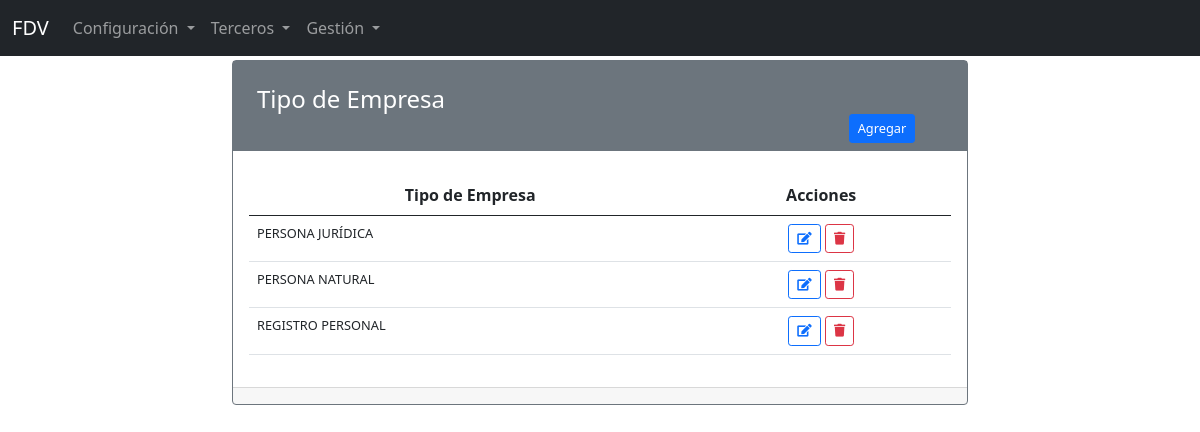
Page /base/tipo_empresa on the committed database.
### apps/base/models.py (models this page shows, shortened)
class TipoEmpresa(models.Model):
    id = models.BigAutoField(primary_key=True)
    nombre = models.CharField(verbose_name="Tipo de empresa", max_length=50, null=False, blank=False)
    descripcion = models.TextField(verbose_name="Descripción")
    created_at = models.DateTimeField(auto_now=True)
    updated_at = models.DateTimeField(auto_now_add=True)
    class Meta:
        db_table = "tipo_empresa"
        verbose_name = "Tipo de empresa"
        verbose_name_plural = "Tipos de empresa"
        ordering = ["nombre"]

### apps/base/views.py (the view)
# urls.py: path('tipo_empresa', TipoEmpresaIndex.as_view(), name='tipoempresa-index'),
class TipoEmpresaIndex(ListView):
    template_name = 'base/tipoempresa/tipoempresa_index.html'
    model = TipoEmpresa
    paginate_by = 7
    context_object_name = 'tipoempresas'

### templates/base/tipoempresa/tipoempresa_index.html (shortened to what this page needs)
{% extends 'layouts/layout.html' %}
{% load static %}
{% block content %}
<div class="container">
    <div class="row">
        <div class="col-12 col-sm-12 col-md-8 offset-md-2">
          <div class="card border-secondary">
            <div class="card-title text-white bg-secondary">
              <h4 class="text-left m-4 mb-0">Tipo de Empresa</h4>
              <div class="container">
              <div class="row">
                <div class="col-2 offset-10 mb-2">
                  <a class="btn btn-primary btn-sm fs-7" href="{% url 'base:tipoempresa-create' %}">Agregar</a>
                </div>
              </div>
              </div>
          </div>
            <div class="card-body">
              <table class="table">
                  <thead>
                      <tr>
                          <th scope="col" class="text-center">Tipo de Empresa</th>
                          <th scope="col" class="text-center">Acciones</th>
                      </tr>
                  </thead>
                  <tbody>
                      {% if tipoempresas %}
                          {% for tipoempresa in tipoempresas %}
                          <tr>
                              <td class="fs-7">
                                  {{ tipoempresa.nombre }}
                              </td>
                              <td class="text-center">
                                  <a class="btn btn-outline-primary btn-sm fs-7" href="{% url 'base:tipoempresa-edit' tipoempresa.id %}"><i class="fas fa-edit"></i></a>
                                  <a class="btn btn-outline-danger btn-sm confirmation fs-7"  onclick="" href="{% url 'base:tipoempresa-delete' tipoempresa.id %}"><i class="fas fa-trash"></i></a>
                              </td>
                          </tr>
                          {% endfor %}
                      {% endif %}
                  </tbody>
              </table>
            </div>
          <div class="card-footer">
          </div>
        </div>
</div>
{% endblock content %}

### static/css/fa-all.css (style rules this page uses)
.fa, .fas, .far, .fal, .fad, .fab { -moz-osx-font-smoothing: grayscale; -webkit-font-smoothing: antialiased; display: inline-block; font-style: normal; font-variant: normal; text-rendering: auto; line-height: 1; }
.fa-edit:before { content: "\f044"; }
.fa-trash:before { content: "\f1f8"; }

### static/css/app.css (style rules this page uses)
body { padding-top: 60px !important; }
.fs-7 { font-size: 0.8rem; }

### rows in the picture
TipoEmpresa: nombre "PERSONA JURÍDICA"
TipoEmpresa: nombre "PERSONA NATURAL"
TipoEmpresa: nombre "REGISTRO PERSONAL"
